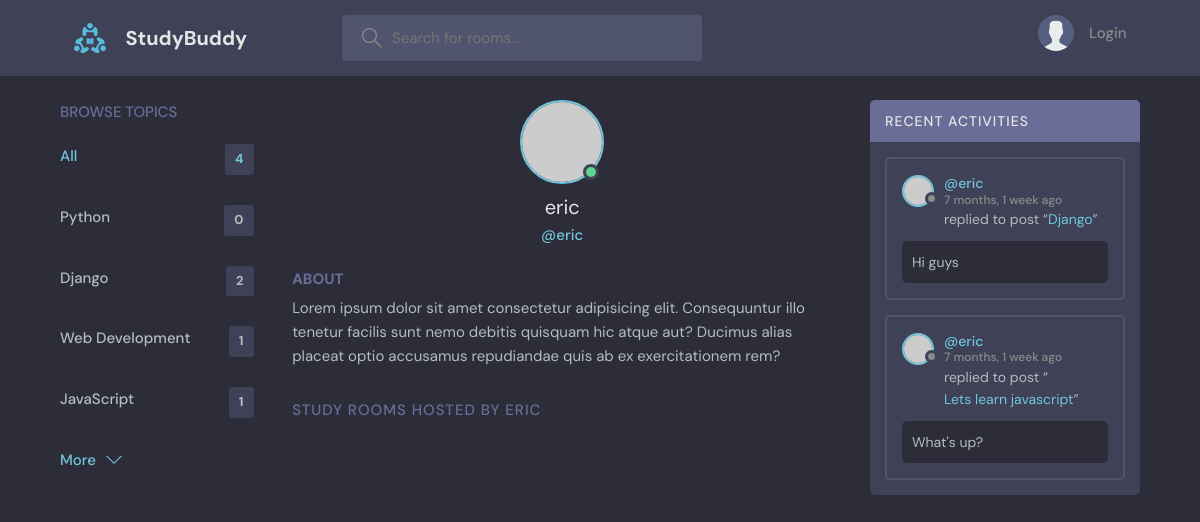
The page /profile/3/ on the database as committed earlier.
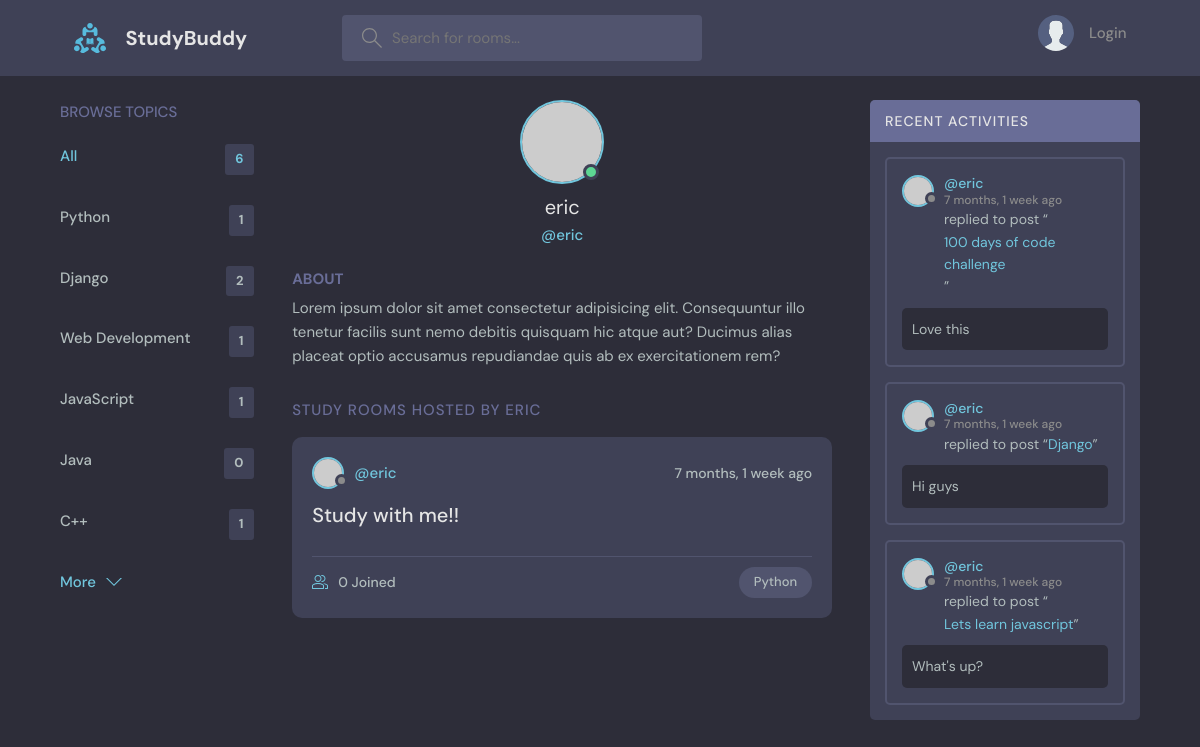
The same page on the database as committed later.
### base/models.py (models this page shows, shortened)
class Topic(models.Model):
    name = models.CharField(max_length=200)

class Message(models.Model):
    user = models.ForeignKey(User, on_delete=models.CASCADE)
    room = models.ForeignKey(Room, on_delete=models.CASCADE)
    body = models.TextField()
    updated = models.DateTimeField(auto_now=True)
    created = models.DateTimeField(auto_now_add=True)
    class Meta:
        ordering = ['-updated', '-created']

class Room(models.Model):
    host = models.ForeignKey(User, on_delete=models.SET_NULL, null=True)
    topic = models.ForeignKey(Topic, on_delete=models.SET_NULL, null=True)
    name = models.CharField(max_length=200)
    description = models.TextField(null=True, blank=True)
    participants = models.ManyToManyField(
        User, related_name='participants', blank=True)
    updated = models.DateTimeField(auto_now=True)
    created = models.DateTimeField(auto_now_add=True)
    class Meta:
        ordering = ['-updated', '-created']
    def __str__(self):
        return str(self.name)

### base/views.py (the view)
# urls.py: path('profile/<str:pk>/', views.userProfile, name='user-profile'),
def userProfile(request, pk):
    user = User.objects.get(id=pk)
    rooms = user.room_set.all()
    room_messages = user.message_set.all()
    topics = Topic.objects.all()
    context = {'user': user, 'rooms': rooms,
               'room_messages': room_messages, 'topics': topics}
    return render(request, 'base/profile.html', context)

### base/templates/base/profile.html (shortened to what this page needs)
<!DOCTYPE html>
{% extends 'main.html' %}
{% block content %}
<main class="profile-page layout layout--3">
  <div class="container">
    {% include 'base/topic_component.html' %}
    <div class="roomList">
      <div class="profile">
        <div class="profile__avatar">
          <div class="avatar avatar--large active">
            <img src="https://randomuser.me/api/portraits/men/11.jpg" />
          </div>
        </div>
        <div class="profile__info">
          <h3>{{user.username}}</h3>
          <p>@{{user.username}}</p>
        </div>
        <div class="profile__about">
          <h3>About</h3>
          <p>
            Lorem ipsum dolor sit amet consectetur adipisicing elit. Consequuntur illo tenetur
            facilis sunt nemo debitis quisquam hic atque aut? Ducimus alias placeat optio
            accusamus repudiandae quis ab ex exercitationem rem?
          </p>
        </div>
      </div>
      <div class="roomList__header">
        <div>
          <h2>Study Rooms Hosted by {{user.username}}</a>
          </h2>
        </div>
      </div>
      {% include 'base/feed_component.html' %}
    </div>
    {% include 'base/activity_component.html' %}
  </div>
</main>
</html>
{% endblock content %}

### templates/main.html (shortened to what this page needs)
<!DOCTYPE html>
{% load static %}
<html lang="en">
  <head>
    <link rel="stylesheet" href="{% static 'styles/style.css' %}" />
  </head>
  <body>
    {% include 'navbar.html' %}
    {% block content %}
    {% endblock %}
  </body>
</html>

### templates/navbar.html (shortened to what this page needs)
{% load static %}
<header class="header header--loggedIn">
    <div class="container">
      <a href="{% url 'home' %}" class="header__logo">
        <img src="{% static 'images/logo.svg' %}" />
        <h1>StudyBuddy</h1>
      </a>
      <form class="header__search" method="GET" action="{% url 'home' %}">
        <label>
          <input name="q" placeholder="Search for rooms..." />
        </label>
      </form>
      <nav class="header__menu">
        {% if request.user.is_authenticated %}
        <div class="header__user">
          <a href="{% url 'user-profile' request.user.id %}">
            <div class="avatar avatar--medium active">
              <img src="https://randomuser.me/api/portraits/men/37.jpg" />
            </div>
            <p>{{request.user.username}} <span>@{{request.user.username}}</span></p>
          </a>
          <button class="dropdown-button">
            <svg version="1.1" xmlns="http://www.w3.org/2000/svg" width="32" height="32" viewBox="0 0 32 32">
              <title>chevron-down</title>
              <path d="M16 21l-13-13h-3l16 16 16-16h-3l-13 13z"></path>
            </svg>
          </button>
        </div>
        {% else %}
        <a href="{% url 'login' %}">
          <img src="{% static 'images/avatar.svg' %}" />
          <p>Login</p>
        </a>
        {% endif %}
      </nav>
    </div>
  </header>

### base/templates/base/topic_component.html
<div class="topics">
    <div class="topics__header">
      <h2>Browse Topics</h2>
    </div>
    <ul class="topics__list">
      <li>
        <a href="{% url 'home' %}" class="active">All <span>{{topics.count}}</span></a>
      </li>
      {% for topic in topics %}
      <li>
        <a href="{% url 'home' %}?q={{topic.name}}">{{topic.name}} <span>{{topic.room_set.all.count}}</span></a>
      </li>
    {% endfor %}
    </ul>
    <a class="btn btn--link" href="{% url 'topics' %}">
      More
      <svg version="1.1" xmlns="http://www.w3.org/2000/svg" width="32" height="32" viewBox="0 0 32 32">
        <title>chevron-down</title>
        <path d="M16 21l-13-13h-3l16 16 16-16h-3l-13 13z"></path>
      </svg>
    </a>
  </div>

### base/templates/base/feed_component.html (shortened to what this page needs)
{% for room in rooms %}
<div class="roomListRoom">
    <div class="roomListRoom__header">
      <a href="{% url 'user-profile' room.host.id %}" class="roomListRoom__author">
        <div class="avatar avatar--small">
          <img src="https://randomuser.me/api/portraits/women/11.jpg" />
        </div>
        <span>@{{room.host.username}}</span>
      </a>
      <div class="roomListRoom__actions">
        <span>{{room.created|timesince}} ago</span>
      </div>
    </div>
    <div class="roomListRoom__content">
      <a href="{% url 'room' room.id %}">{{room.name}}</a>
    </div>
    <div class="roomListRoom__meta">
      <a href="{% url 'room' room.id %}" class="roomListRoom__joined">
        {{room.participants.all.count}} Joined
      </a>
      <p class="roomListRoom__topic">{{room.topic.name}}</p>
    </div>
  </div>
  {% endfor %}

### base/templates/base/activity_component.html (shortened to what this page needs)
<div class="activities">
    <div class="activities__header">
      <h2>Recent Activities</h2>
    </div>
    {% for message in room_messages %}
    <div class="activities__box">
      <div class="activities__boxHeader roomListRoom__header">
        <a href="{% url 'user-profile' message.user.id %}" class="roomListRoom__author">
          <div class="avatar avatar--small">
            <img src="https://randomuser.me/api/portraits/women/11.jpg" />
          </div>
          <p>
            @{{message.user}}
            <span>{{message.created|timesince}} ago</span>
          </p>
        </a>
      </div>
      <div class="activities__boxContent">
        <p>replied to post “<a href="{% url 'room' message.room.id %}">{{message.room}}</a>”</p>
        <div class="activities__boxRoomContent">
          {{message.body}}
        </div>
      </div>
    </div>
    {% endfor %}
  </div>

Rows that differ between the two databases and show on the page:
computed for Topic "Python": room_set.all.count "0" → "1"
added Topic: name "Java", room_set.all.count "0"
added Topic: name "C++", room_set.all.count "1"
added Room: host.username "eric", created "7 months, 1 week", name "Study with me!!", participants.all.count "0", topic.name "Python"
added Message: user "eric", created "7 months, 1 week", room "100 days of code challenge", body "Love this"
Other text that changed with them:
{{ topics.count }}: "4" → "6"
